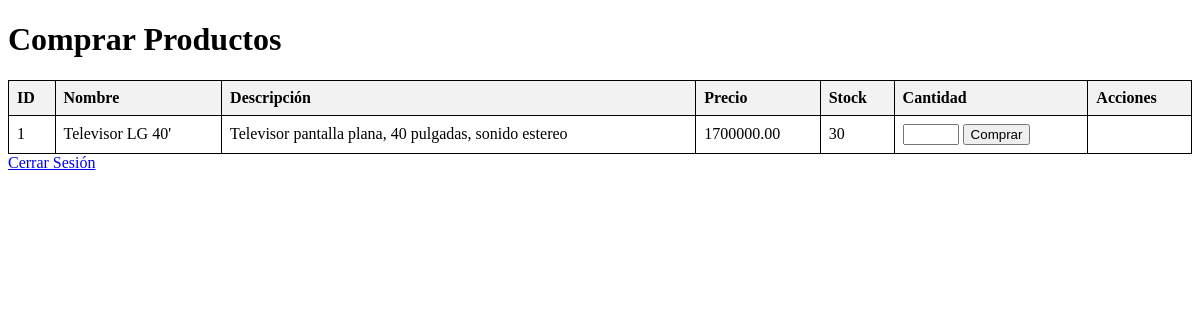
Screenshot of /cliente/cliente.php (signed in) with the database file from the repository.
### tables this page shows
CREATE TABLE `productos` (
  `id_producto` int(11) NOT NULL,
  `nombre` varchar(100) NOT NULL,
  `descripcion` text DEFAULT NULL,
  `precio` decimal(10,2) NOT NULL,
  `stock` int(11) NOT NULL,
  `id_categoria` int(11) NOT NULL,
  `id_proveedor` int(11) DEFAULT NULL
);

### cliente/cliente.php (the view, shortened to what this page needs)
<?php
include '../conexion.php';
$sql = "SELECT * FROM productos WHERE stock > 0";
$result = $conn->query($sql);
?>
<!DOCTYPE html>
<html lang="es">
<head>
</head>
<body>
    <h1>Comprar Productos</h1>
    <table>
        <tr>
            <th>ID</th>
            <th>Nombre</th>
            <th>Descripción</th>
            <th>Precio</th>
            <th>Stock</th>
            <th>Cantidad</th>
            <th>Acciones</th>
        </tr>
        <?php if ($result->num_rows > 0): ?>
            <?php while($producto = $result->fetch_assoc()): ?>
            <tr>
                <td><?php echo $producto['id_producto']; ?></td>
                <td><?php echo $producto['nombre']; ?></td>
                <td><?php echo $producto['descripcion']; ?></td>
                <td><?php echo $producto['precio']; ?></td>
                <td><?php echo $producto['stock']; ?></td>
                <td>
                    <form method="post" style="display:inline;">
                        <input type="number" name="cantidad" min="1" max="<?php echo $producto['stock']; ?>" required>
                        <input type="submit" value="Comprar">
                    </form>
                </td>
            </tr>
            <?php endwhile; ?>
        <?php else: ?>
            <tr>
                <td colspan="7">No se encontraron productos disponibles</td>
            </tr>
        <?php endif; ?>
    </table>
    <div>
        <a href="../logout.php">Cerrar Sesión</a>
    </div>
</body>
</html>

### cliente/cliente.php (style rules this page uses)
table { width: 100%; border-collapse: collapse; }
table, th, td { border: 1px solid black; }
th, td { padding: 8px; text-align: left; }
th { background-color: #f2f2f2; }

### rows the page displays
productos: id_producto "1", nombre "Televisor LG 40'", descripcion "Televisor pantalla plana, 40 pulgadas, sonido estereo", precio "1700000.00", stock "30"
